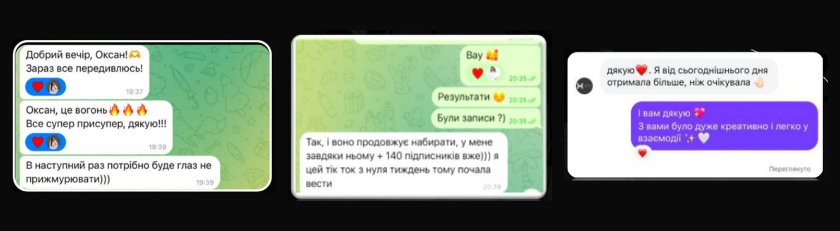
#> input picture cases-src/cut/chats.jpg, 1680 x 461 px (shown at 1/2 size)
$ python make_reviews.py cut/chats.jpg
#> lines starting #> are read from the running program, lines starting #| are printed output that depends on the picture; after the words box and inside, x2 and y2 are one past the last pixel; in counts of white or black regions, pixels touching at a corner belong together
#!/usr/bin/env python3
"""Колаж відгуків 1680x461 з повнорозмірних скріншотів чатів — як у конкурента
(reels-agency.ru): скріни в ТЕМНІЙ темі Telegram на темному тлі, без шпалер.

Використання:
    python3 make_reviews.py скрін1.png скрін2.png скрін3.png
Кожен скрін: обрізаємо однорідні краї (шапка/поле вводу/рамка телефону не потрібні —
зроби скрін лише зони повідомлень), масштабуємо до висоти ~400, кладемо на #0a0a0a
з округленими кутами. Результат -> assets/chats.jpg, далі build.py.
"""
import sys, os
from PIL import Image, ImageDraw
import numpy as np

OUT = os.path.join(os.path.dirname(os.path.abspath(__file__)), 'assets', 'chats.jpg')
W, H, GAP, PAD, BG, R = 1680, 461, 24, 24, (10, 10, 10), 22


def trim(im, thr=8):
    """Зрізає однорідні поля по краях (рамка телефону, порожні смуги)."""
    a = np.asarray(im.convert('RGB')).astype(int)
    ref = np.median(np.concatenate([a[:3].reshape(-1, 3), a[-3:].reshape(-1, 3)]), axis=0)
    d = np.abs(a - ref).sum(axis=2)
    rows = np.where((d > thr).mean(axis=1) > 0.01)[0]; cols = np.where((d > thr).mean(axis=0) > 0.01)[0]
    if len(rows) == 0 or len(cols) == 0:
        return im
    return im.crop((cols.min(), rows.min(), cols.max() + 1, rows.max() + 1))


def rounded(im, r=R):
    m = Image.new('L', im.size, 0)
    ImageDraw.Draw(m).rounded_rectangle((0, 0, im.width - 1, im.height - 1), r, fill=255)
    out = Image.new('RGB', im.size, BG); out.paste(im, (0, 0), m); return out


def main(files):
    n = len(files); slot_w = (W - 2 * PAD - GAP * (n - 1)) // n
    canvas = Image.new('RGB', (W, H), BG); x = PAD
#> after `canvas = Image.new('RGB', (W, H), BG)`: canvas: PIL image 1680x461 RGB; every value is 10
    for f in files:
        im = trim(Image.open(f))
#> in trim, `ref = np.median(np.concatenate([a[:3].reshape(-1, 3), a[-3:].reshape(-..`: ref = [10, 10, 10]
#> in trim, `d = np.abs(a - ref).sum(axis=2)`:
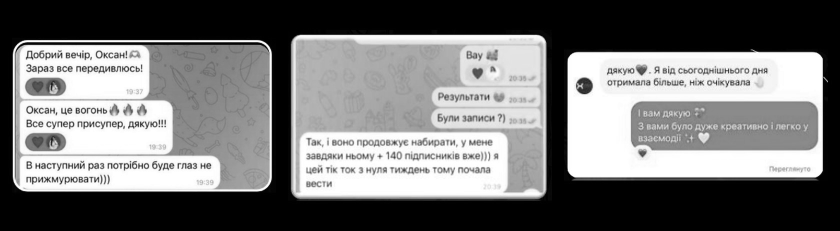
#> d: shape (461, 1680) float64 (shown at 1/2 size); min 0, max 735, mean 339.1; drawn with min black and max white
#> in trim, `rows = np.where((d > thr).mean(axis=1) > 0.01)[0]`: rows = 341 values from 60 to 400
#> in trim, `cols = np.where((d > thr).mean(axis=0) > 0.01)[0]`: cols = 1584 values from 24 to 1655
#> in trim, `return im.crop((cols.min(), rows.min(), cols.max() + 1, rows.max() + 1))`:
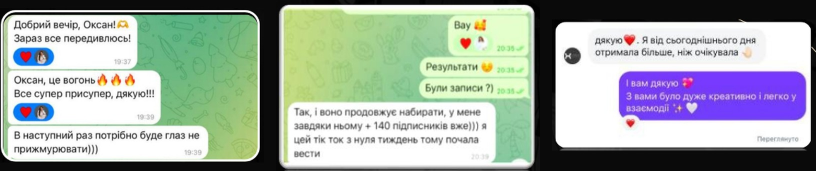
#> returned value: PIL image 1632x341 RGB (shown at 1/2 size); mean R, G, B 162.3, 172.6, 165.9
        sc = min(slot_w / im.width, (H - 2 * PAD) / im.height)
#> sc = 1
        im = im.resize((int(im.width * sc), int(im.height * sc)), Image.LANCZOS)
        im = rounded(im)
#> in rounded, `m = Image.new('L', im.size, 0)`: m: PIL image 1632x341 L; every value is 0
#> in rounded, `ImageDraw.Draw(m).rounded_rectangle((0, 0, im.width - 1, im.height - 1..`:
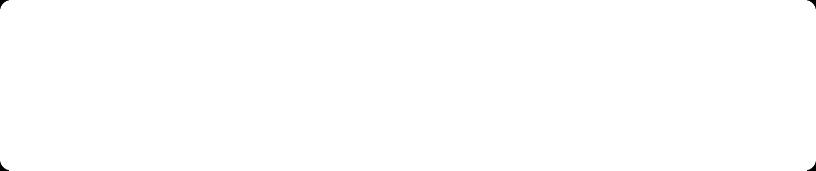
#> m: PIL image 1632x341 L (shown at 1/2 size); 99.9% white; 4 black regions, box (x1, y1, x2, y2) and area: (0, 0, 18, 18) 111, (1614, 0, 1632, 18) 111, (0, 323, 18, 341) 111, (1614, 323, 1632, 341) 111
#> in rounded, `out = Image.new('RGB', im.size, BG)`: out: PIL image 1632x341 RGB; every value is 10
        canvas.paste(im, (x + (slot_w - im.width) // 2, (H - im.height) // 2)); x += slot_w + GAP
        print(os.path.basename(f), '->', im.size)
#| chats.jpg -> (1632, 341)
    canvas.save(OUT, quality=92); print('->', OUT, canvas.size)
#| -> cases-src/assets/chats.jpg (1680, 461)


if __name__ == '__main__':
    if len(sys.argv) < 2:
        sys.exit('дай шляхи до скріншотів')
    main(sys.argv[1:])
